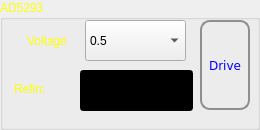
  <widget class="QGroupBox" name="grpAD5293">
   <property name="geometry">
    <rect>
     <x>10</x>
     <y>370</y>
     <width>260</width>
     <height>130</height>
    </rect>
   </property>
   <property name="palette">
    <palette>
     <active>
      <colorrole role="WindowText">
       <brush brushstyle="SolidPattern">
        <color alpha="255">
         <red>255</red>
         <green>255</green>
         <blue>0</blue>
        </color>
       </brush>
      </colorrole>
     </active>
     <inactive>
      <colorrole role="WindowText">
       <brush brushstyle="SolidPattern">
        <color alpha="255">
         <red>255</red>
         <green>255</green>
         <blue>0</blue>
        </color>
       </brush>
      </colorrole>
     </inactive>
     <disabled>
      <colorrole role="WindowText">
       <brush brushstyle="SolidPattern">
        <color alpha="255">
         <red>116</red>
         <green>116</green>
         <blue>116</blue>
        </color>
       </brush>
      </colorrole>
     </disabled>
    </palette>
   </property>
   <property name="title">
    <string>AD5293</string>
   </property>
   <widget class="QLabel" name="label_4">
    <property name="geometry">
     <rect>
      <x>14</x>
      <y>73</y>
      <width>61</width>
      <height>31</height>
     </rect>
    </property>
    <property name="palette">
     <palette>
      <active>
       <colorrole role="WindowText">
        <brush brushstyle="SolidPattern">
         <color alpha="255">
          <red>255</red>
          <green>255</green>
          <blue>0</blue>
         </color>
        </brush>
       </colorrole>
       <colorrole role="Text">
        <brush brushstyle="SolidPattern">
         <color alpha="255">
          <red>255</red>
          <green>255</green>
          <blue>0</blue>
         </color>
        </brush>
       </colorrole>
       <colorrole role="ButtonText">
        <brush brushstyle="SolidPattern">
         <color alpha="255">
          <red>255</red>
          <green>255</green>
          <blue>0</blue>
         </color>
        </brush>
       </colorrole>
      </active>
      <inactive>
       <colorrole role="WindowText">
        <brush brushstyle="SolidPattern">
         <color alpha="255">
          <red>255</red>
          <green>255</green>
          <blue>0</blue>
         </color>
        </brush>
       </colorrole>
       <colorrole role="Text">
        <brush brushstyle="SolidPattern">
         <color alpha="255">
          <red>255</red>
          <green>255</green>
          <blue>0</blue>
         </color>
        </brush>
       </colorrole>
       <colorrole role="ButtonText">
        <brush brushstyle="SolidPattern">
         <color alpha="255">
          <red>255</red>
          <green>255</green>
          <blue>0</blue>
         </color>
        </brush>
       </colorrole>
      </inactive>
      <disabled>
       <colorrole role="WindowText">
        <brush brushstyle="SolidPattern">
         <color alpha="255">
          <red>255</red>
          <green>255</green>
          <blue>0</blue>
         </color>
        </brush>
       </colorrole>
       <colorrole role="Text">
        <brush brushstyle="SolidPattern">
         <color alpha="255">
          <red>255</red>
          <green>255</green>
          <blue>0</blue>
         </color>
        </brush>
       </colorrole>
       <colorrole role="ButtonText">
        <brush brushstyle="SolidPattern">
         <color alpha="255">
          <red>255</red>
          <green>255</green>
          <blue>0</blue>
         </color>
        </brush>
       </colorrole>
      </disabled>
     </palette>
    </property>
    <property name="text">
     <string>Refin:</string>
    </property>
   </widget>
   <widget class="QLineEdit" name="lineEdit_2">
    <property name="geometry">
     <rect>
      <x>80</x>
      <y>70</y>
      <width>113</width>
      <height>41</height>
     </rect>
    </property>
    <property name="palette">
     <palette>
      <active>
       <colorrole role="WindowText">
        <brush brushstyle="SolidPattern">
         <color alpha="255">
          <red>255</red>
          <green>255</green>
          <blue>255</blue>
         </color>
        </brush>
       </colorrole>
       <colorrole role="Button">
        <brush brushstyle="SolidPattern">
         <color alpha="255">
          <red>0</red>
          <green>0</green>
          <blue>0</blue>
         </color>
        </brush>
       </colorrole>
       <colorrole role="Text">
        <brush brushstyle="SolidPattern">
         <color alpha="255">
          <red>255</red>
          <green>255</green>
          <blue>255</blue>
         </color>
        </brush>
       </colorrole>
       <colorrole role="ButtonText">
        <brush brushstyle="SolidPattern">
         <color alpha="255">
          <red>255</red>
          <green>255</green>
          <blue>255</blue>
         </color>
        </brush>
       </colorrole>
       <colorrole role="Base">
        <brush brushstyle="SolidPattern">
         <color alpha="255">
          <red>0</red>
          <green>0</green>
          <blue>0</blue>
         </color>
        </brush>
       </colorrole>
       <colorrole role="Window">
        <brush brushstyle="SolidPattern">
         <color alpha="255">
          <red>0</red>
          <green>0</green>
          <blue>0</blue>
         </color>
        </brush>
       </colorrole>
       <colorrole role="Highlight">
        <brush brushstyle="SolidPattern">
         <color alpha="255">
          <red>255</red>
          <green>255</green>
          <blue>0</blue>
         </color>
        </brush>
       </colorrole>
      </active>
      <inactive>
       <colorrole role="WindowText">
        <brush brushstyle="SolidPattern">
         <color alpha="255">
          <red>255</red>
          <green>255</green>
          <blue>255</blue>
         </color>
        </brush>
       </colorrole>
       <colorrole role="Button">
        <brush brushstyle="SolidPattern">
         <color alpha="255">
          <red>0</red>
          <green>0</green>
          <blue>0</blue>
         </color>
        </brush>
       </colorrole>
       <colorrole role="Text">
        <brush brushstyle="SolidPattern">
         <color alpha="255">
          <red>255</red>
          <green>255</green>
          <blue>255</blue>
         </color>
        </brush>
       </colorrole>
       <colorrole role="ButtonText">
        <brush brushstyle="SolidPattern">
         <color alpha="255">
          <red>255</red>
          <green>255</green>
          <blue>255</blue>
         </color>
        </brush>
       </colorrole>
       <colorrole role="Base">
        <brush brushstyle="SolidPattern">
         <color alpha="255">
          <red>0</red>
          <green>0</green>
          <blue>0</blue>
         </color>
        </brush>
       </colorrole>
       <colorrole role="Window">
        <brush brushstyle="SolidPattern">
         <color alpha="255">
          <red>0</red>
          <green>0</green>
          <blue>0</blue>
         </color>
        </brush>
       </colorrole>
       <colorrole role="Highlight">
        <brush brushstyle="SolidPattern">
         <color alpha="255">
          <red>255</red>
          <green>255</green>
          <blue>0</blue>
         </color>
        </brush>
       </colorrole>
      </inactive>
      <disabled>
       <colorrole role="WindowText">
        <brush brushstyle="SolidPattern">
         <color alpha="255">
          <red>255</red>
          <green>255</green>
          <blue>255</blue>
         </color>
        </brush>
       </colorrole>
       <colorrole role="Button">
        <brush brushstyle="SolidPattern">
         <color alpha="255">
          <red>0</red>
          <green>0</green>
          <blue>0</blue>
         </color>
        </brush>
       </colorrole>
       <colorrole role="Text">
        <brush brushstyle="SolidPattern">
         <color alpha="255">
          <red>255</red>
          <green>255</green>
          <blue>255</blue>
         </color>
        </brush>
       </colorrole>
       <colorrole role="ButtonText">
        <brush brushstyle="SolidPattern">
         <color alpha="255">
          <red>255</red>
          <green>255</green>
          <blue>255</blue>
         </color>
        </brush>
       </colorrole>
       <colorrole role="Base">
        <brush brushstyle="SolidPattern">
         <color alpha="255">
          <red>0</red>
          <green>0</green>
          <blue>0</blue>
         </color>
        </brush>
       </colorrole>
       <colorrole role="Window">
        <brush brushstyle="SolidPattern">
         <color alpha="255">
          <red>0</red>
          <green>0</green>
          <blue>0</blue>
         </color>
        </brush>
       </colorrole>
       <colorrole role="Highlight">
        <brush brushstyle="SolidPattern">
         <color alpha="255">
          <red>255</red>
          <green>255</green>
          <blue>0</blue>
         </color>
        </brush>
       </colorrole>
      </disabled>
     </palette>
    </property>
   </widget>
   <widget class="QPushButton" name="butAD5293Drive">
    <property name="geometry">
     <rect>
      <x>200</x>
      <y>20</y>
      <width>50</width>
      <height>90</height>
     </rect>
    </property>
    <property name="palette">
     <palette>
      <active>
       <colorrole role="WindowText">
        <brush brushstyle="SolidPattern">
         <color alpha="255">
          <red>0</red>
          <green>0</green>
          <blue>255</blue>
         </color>
        </brush>
       </colorrole>
       <colorrole role="Button">
        <brush brushstyle="LinearGradientPattern">
         <gradient startx="0.000000000000000" starty="0.000000000000000" endx="0.000000000000000" endy="1.000000000000000" type="LinearGradient" spread="PadSpread" coordinatemode="ObjectBoundingMode">
          <gradientstop position="0.000000000000000">
           <color alpha="255">
            <red>246</red>
            <green>247</green>
            <blue>250</blue>
           </color>
          </gradientstop>
          <gradientstop position="1.000000000000000">
           <color alpha="255">
            <red>218</red>
            <green>219</green>
            <blue>222</blue>
           </color>
          </gradientstop>
         </gradient>
        </brush>
       </colorrole>
       <colorrole role="Text">
        <brush brushstyle="SolidPattern">
         <color alpha="255">
          <red>0</red>
          <green>0</green>
          <blue>255</blue>
         </color>
        </brush>
       </colorrole>
       <colorrole role="ButtonText">
        <brush brushstyle="SolidPattern">
         <color alpha="255">
          <red>0</red>
          <green>0</green>
          <blue>255</blue>
         </color>
        </brush>
       </colorrole>
       <colorrole role="Base">
        <brush brushstyle="LinearGradientPattern">
         <gradient startx="0.000000000000000" starty="0.000000000000000" endx="0.000000000000000" endy="1.000000000000000" type="LinearGradient" spread="PadSpread" coordinatemode="ObjectBoundingMode">
          <gradientstop position="0.000000000000000">
           <color alpha="255">
            <red>246</red>
            <green>247</green>
            <blue>250</blue>
           </color>
          </gradientstop>
          <gradientstop position="1.000000000000000">
           <color alpha="255">
            <red>218</red>
            <green>219</green>
            <blue>222</blue>
           </color>
          </gradientstop>
         </gradient>
        </brush>
       </colorrole>
       <colorrole role="Window">
        <brush brushstyle="LinearGradientPattern">
         <gradient startx="0.000000000000000" starty="0.000000000000000" endx="0.000000000000000" endy="1.000000000000000" type="LinearGradient" spread="PadSpread" coordinatemode="ObjectBoundingMode">
          <gradientstop position="0.000000000000000">
           <color alpha="255">
            <red>246</red>
            <green>247</green>
            <blue>250</blue>
           </color>
          </gradientstop>
          <gradientstop position="1.000000000000000">
           <color alpha="255">
            <red>218</red>
            <green>219</green>
            <blue>222</blue>
           </color>
          </gradientstop>
         </gradient>
        </brush>
       </colorrole>
      </active>
      <inactive>
       <colorrole role="WindowText">
        <brush brushstyle="SolidPattern">
         <color alpha="255">
          <red>0</red>
          <green>0</green>
          <blue>255</blue>
         </color>
        </brush>
       </colorrole>
       <colorrole role="Button">
        <brush brushstyle="LinearGradientPattern">
         <gradient startx="0.000000000000000" starty="0.000000000000000" endx="0.000000000000000" endy="1.000000000000000" type="LinearGradient" spread="PadSpread" coordinatemode="ObjectBoundingMode">
          <gradientstop position="0.000000000000000">
           <color alpha="255">
            <red>246</red>
            <green>247</green>
            <blue>250</blue>
           </color>
          </gradientstop>
          <gradientstop position="1.000000000000000">
           <color alpha="255">
            <red>218</red>
            <green>219</green>
            <blue>222</blue>
           </color>
          </gradientstop>
         </gradient>
        </brush>
       </colorrole>
       <colorrole role="Text">
        <brush brushstyle="SolidPattern">
         <color alpha="255">
          <red>0</red>
          <green>0</green>
          <blue>255</blue>
         </color>
        </brush>
       </colorrole>
       <colorrole role="ButtonText">
        <brush brushstyle="SolidPattern">
         <color alpha="255">
          <red>0</red>
          <green>0</green>
          <blue>255</blue>
         </color>
        </brush>
       </colorrole>
       <colorrole role="Base">
        <brush brushstyle="LinearGradientPattern">
         <gradient startx="0.000000000000000" starty="0.000000000000000" endx="0.000000000000000" endy="1.000000000000000" type="LinearGradient" spread="PadSpread" coordinatemode="ObjectBoundingMode">
          <gradientstop position="0.000000000000000">
           <color alpha="255">
            <red>246</red>
            <green>247</green>
            <blue>250</blue>
           </color>
          </gradientstop>
          <gradientstop position="1.000000000000000">
           <color alpha="255">
            <red>218</red>
            <green>219</green>
            <blue>222</blue>
           </color>
          </gradientstop>
         </gradient>
        </brush>
       </colorrole>
       <colorrole role="Window">
        <brush brushstyle="LinearGradientPattern">
         <gradient startx="0.000000000000000" starty="0.000000000000000" endx="0.000000000000000" endy="1.000000000000000" type="LinearGradient" spread="PadSpread" coordinatemode="ObjectBoundingMode">
          <gradientstop position="0.000000000000000">
           <color alpha="255">
            <red>246</red>
            <green>247</green>
            <blue>250</blue>
           </color>
          </gradientstop>
          <gradientstop position="1.000000000000000">
           <color alpha="255">
            <red>218</red>
            <green>219</green>
            <blue>222</blue>
           </color>
          </gradientstop>
         </gradient>
        </brush>
       </colorrole>
      </inactive>
      <disabled>
       <colorrole role="WindowText">
        <brush brushstyle="SolidPattern">
         <color alpha="255">
          <red>0</red>
          <green>0</green>
          <blue>255</blue>
         </color>
        </brush>
       </colorrole>
       <colorrole role="Button">
        <brush brushstyle="LinearGradientPattern">
         <gradient startx="0.000000000000000" starty="0.000000000000000" endx="0.000000000000000" endy="1.000000000000000" type="LinearGradient" spread="PadSpread" coordinatemode="ObjectBoundingMode">
          <gradientstop position="0.000000000000000">
           <color alpha="255">
            <red>246</red>
            <green>247</green>
            <blue>250</blue>
           </color>
          </gradientstop>
          <gradientstop position="1.000000000000000">
           <color alpha="255">
            <red>218</red>
            <green>219</green>
            <blue>222</blue>
           </color>
          </gradientstop>
         </gradient>
        </brush>
       </colorrole>
       <colorrole role="Text">
        <brush brushstyle="SolidPattern">
         <color alpha="255">
          <red>0</red>
          <green>0</green>
          <blue>255</blue>
         </color>
        </brush>
       </colorrole>
       <colorrole role="ButtonText">
        <brush brushstyle="SolidPattern">
         <color alpha="255">
          <red>0</red>
          <green>0</green>
          <blue>255</blue>
         </color>
        </brush>
       </colorrole>
       <colorrole role="Base">
        <brush brushstyle="LinearGradientPattern">
         <gradient startx="0.000000000000000" starty="0.000000000000000" endx="0.000000000000000" endy="1.000000000000000" type="LinearGradient" spread="PadSpread" coordinatemode="ObjectBoundingMode">
          <gradientstop position="0.000000000000000">
           <color alpha="255">
            <red>246</red>
            <green>247</green>
            <blue>250</blue>
           </color>
          </gradientstop>
          <gradientstop position="1.000000000000000">
           <color alpha="255">
            <red>218</red>
            <green>219</green>
            <blue>222</blue>
           </color>
          </gradientstop>
         </gradient>
        </brush>
       </colorrole>
       <colorrole role="Window">
        <brush brushstyle="LinearGradientPattern">
         <gradient startx="0.000000000000000" starty="0.000000000000000" endx="0.000000000000000" endy="1.000000000000000" type="LinearGradient" spread="PadSpread" coordinatemode="ObjectBoundingMode">
          <gradientstop position="0.000000000000000">
           <color alpha="255">
            <red>246</red>
            <green>247</green>
            <blue>250</blue>
           </color>
          </gradientstop>
          <gradientstop position="1.000000000000000">
           <color alpha="255">
            <red>218</red>
            <green>219</green>
            <blue>222</blue>
           </color>
          </gradientstop>
         </gradient>
        </brush>
       </colorrole>
      </disabled>
     </palette>
    </property>
    <property name="font">
     <font>
      <family>DejaVu Sans</family>
     </font>
    </property>
    <property name="focusPolicy">
     <enum>Qt::NoFocus</enum>
    </property>
    <property name="styleSheet">
     <string notr="true"> QPushButton {
     border: 2px solid #8f8f91;
     border-radius: 10px;
     background-color: qlineargradient(x1: 0, y1: 0, x2: 0, y2: 1,
                                       stop: 0 #f6f7fa, stop: 1 #dadbde);
 }

 QPushButton:pressed {
     background-color: qlineargradient(x1: 0, y1: 0, x2: 0, y2: 1,
                                       stop: 0 #dadbde, stop: 1 #f6f7fa);
 }

 QPushButton:flat {
     border: none; /* no border for a flat push button */
 }

 QPushButton:default {
     border-color: navy; /* make the default button prominent */
 }</string>
    </property>
    <property name="text">
     <string>Drive</string>
    </property>
   </widget>
   <widget class="QComboBox" name="comboBox">
    <property name="geometry">
     <rect>
      <x>85</x>
      <y>20</y>
      <width>101</width>
      <height>41</height>
     </rect>
    </property>
    <item>
     <property name="text">
      <string>0.5</string>
     </property>
    </item>
    <item>
     <property name="text">
      <string>1.5</string>
     </property>
    </item>
    <item>
     <property name="text">
      <string>3.5</string>
     </property>
    </item>
    <item>
     <property name="text">
      <string>7.0</string>
     </property>
    </item>
    <item>
     <property name="text">
      <string>13.0</string>
     </property>
    </item>
   </widget>
   <widget class="QLabel" name="label_5">
    <property name="geometry">
     <rect>
      <x>27</x>
      <y>25</y>
      <width>61</width>
      <height>31</height>
     </rect>
    </property>
    <property name="palette">
     <palette>
      <active>
       <colorrole role="WindowText">
        <brush brushstyle="SolidPattern">
         <color alpha="255">
          <red>255</red>
          <green>255</green>
          <blue>0</blue>
         </color>
        </brush>
       </colorrole>
       <colorrole role="Text">
        <brush brushstyle="SolidPattern">
         <color alpha="255">
          <red>255</red>
          <green>255</green>
          <blue>0</blue>
         </color>
        </brush>
       </colorrole>
       <colorrole role="ButtonText">
        <brush brushstyle="SolidPattern">
         <color alpha="255">
          <red>255</red>
          <green>255</green>
          <blue>0</blue>
         </color>
        </brush>
       </colorrole>
      </active>
      <inactive>
       <colorrole role="WindowText">
        <brush brushstyle="SolidPattern">
         <color alpha="255">
          <red>255</red>
          <green>255</green>
          <blue>0</blue>
         </color>
        </brush>
       </colorrole>
       <colorrole role="Text">
        <brush brushstyle="SolidPattern">
         <color alpha="255">
          <red>255</red>
          <green>255</green>
          <blue>0</blue>
         </color>
        </brush>
       </colorrole>
       <colorrole role="ButtonText">
        <brush brushstyle="SolidPattern">
         <color alpha="255">
          <red>255</red>
          <green>255</green>
          <blue>0</blue>
         </color>
        </brush>
       </colorrole>
      </inactive>
      <disabled>
       <colorrole role="WindowText">
        <brush brushstyle="SolidPattern">
         <color alpha="255">
          <red>255</red>
          <green>255</green>
          <blue>0</blue>
         </color>
        </brush>
       </colorrole>
       <colorrole role="Text">
        <brush brushstyle="SolidPattern">
         <color alpha="255">
          <red>255</red>
          <green>255</green>
          <blue>0</blue>
         </color>
        </brush>
       </colorrole>
       <colorrole role="ButtonText">
        <brush brushstyle="SolidPattern">
         <color alpha="255">
          <red>255</red>
          <green>255</green>
          <blue>0</blue>
         </color>
        </brush>
       </colorrole>
      </disabled>
     </palette>
    </property>
    <property name="text">
     <string>Voltage</string>
    </property>
   </widget>
  </widget>
